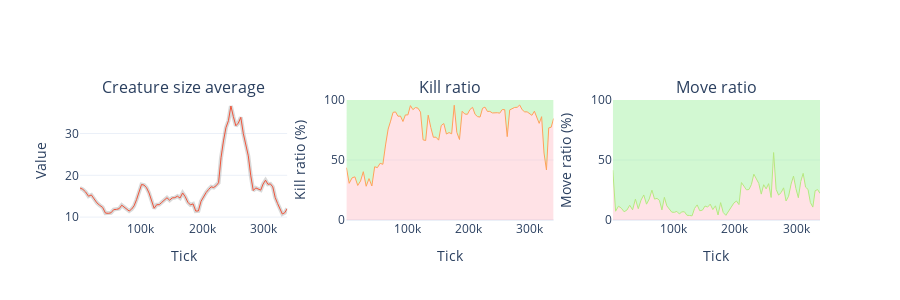

Notebook source saved alongside this figure:
### Code cell
# Compact view: 3 charts horizontally (creature size avg, kill ratio, move ratio)

from plotly.subplots import make_subplots
import plotly.graph_objects as go

plot_df = df.sort_values("tick").copy()

fig = make_subplots(
    rows=1, cols=3,
    subplot_titles=("Creature size average", "Kill ratio", "Move ratio"),
    horizontal_spacing=0.08
)

# 1) Numerical gene: creature_size_avg (or creature_size_mean fallback)
y_col_creature = None
if "creature_size_avg" in plot_df.columns:
    y_col_creature = "creature_size_avg"
elif "creature_size_mean" in plot_df.columns:
    y_col_creature = "creature_size_mean"

if y_col_creature is not None:
    window = 5  # smoothing window size
    smooth_col = f"{y_col_creature}_smooth"
    plot_df[smooth_col] = plot_df[y_col_creature].rolling(window=window, min_periods=1, center=True).mean()
    # Add shadow/shade line (wider, lighter color) behind the main line
    fig.add_trace(
        go.Scatter(x=plot_df["tick"], y=plot_df[smooth_col], mode='lines', 
                   line=dict(width=4, color="rgba(128, 128, 128, 0.3)"), name="Creature size", showlegend=False),
        row=1, col=1
    )
    # Add main line on top
    fig.add_trace(
        go.Scatter(x=plot_df["tick"], y=plot_df[smooth_col], mode='lines', 
                   line=dict(width=1), name="Creature size", showlegend=False),
        row=1, col=1
    )
    fig.update_yaxes(title_text="Value", row=1, col=1, range=[0, None])
else:
    fig.add_annotation(text="Creature size average not found", xref="x1", yref="y1", x=0.5, y=0.5, showarrow=False, row=1, col=1, xanchor='center', yanchor='middle')

# 2) Boolean gene: can_kill_true_fraction - convert to percentage with area fills
if "can_kill_true_fraction" in plot_df.columns:
    # Convert to percentage
    kill_pct = plot_df["can_kill_true_fraction"] * 100
    
    # Add true area (light red, from 0 to line - bottom)
    fig.add_trace(
        go.Scatter(x=plot_df["tick"], y=kill_pct, fill='tozeroy', mode='lines', 
                   line=dict(width=0), fillcolor='rgba(255, 182, 193, 0.4)', 
                   name="True", showlegend=False),
        row=1, col=2
    )
    
    # Add false area (light green, from line to 100 - on top)
    fig.add_trace(
        go.Scatter(x=plot_df["tick"], y=[100] * len(plot_df), fill='tonexty', mode='lines',
                   line=dict(width=0), fillcolor='rgba(144, 238, 144, 0.4)',
                   name="False", showlegend=False),
        row=1, col=2
    )
    
    # Add line on top
    fig.add_trace(
        go.Scatter(x=plot_df["tick"], y=kill_pct, mode='lines', line=dict(width=1), 
                   name="Kill ratio", showlegend=False),
        row=1, col=2
    )
    fig.update_yaxes(title_text="Kill ratio (%)", row=1, col=2, range=[0, 100])
else:
    fig.add_annotation(text="Kill ratio not found", xref="x2", yref="y2", x=0.5, y=0.5, showarrow=False, row=1, col=2, xanchor='center', yanchor='middle')

# 3) Boolean gene: can_move_true_fraction - convert to percentage with area fills
if "can_move_true_fraction" in plot_df.columns:
    # Convert to percentage
    move_pct = plot_df["can_move_true_fraction"] * 100
    
    # Add true area (light red, from 0 to line - bottom)
    fig.add_trace(
        go.Scatter(x=plot_df["tick"], y=move_pct, fill='tozeroy', mode='lines',
                   line=dict(width=0), fillcolor='rgba(255, 182, 193, 0.4)',
                   name="True", showlegend=False),
        row=1, col=3
    )
    
    # Add false area (light green, from line to 100 - on top)
    fig.add_trace(
        go.Scatter(x=plot_df["tick"], y=[100] * len(plot_df), fill='tonexty', mode='lines',
                   line=dict(width=0), fillcolor='rgba(144, 238, 144, 0.4)',
                   name="False", showlegend=False),
        row=1, col=3
    )
    
    # Add line on top
    fig.add_trace(
        go.Scatter(x=plot_df["tick"], y=move_pct, mode='lines', line=dict(width=1),
                   name="Move ratio", showlegend=False),
        row=1, col=3
    )
    fig.update_yaxes(title_text="Move ratio (%)", row=1, col=3, range=[0, 100])
else:
    fig.add_annotation(text="Move ratio not found", xref="x3", yref="y3", x=0.5, y=0.5, showarrow=False, row=1, col=3, xanchor='center', yanchor='middle')

fig.update_layout(height=300, template="plotly_white", showlegend=False)
fig.update_xaxes(title_text="Tick", showgrid=False, row=1, col=1)
fig.update_xaxes(title_text="Tick", showgrid=False, row=1, col=2)
fig.update_xaxes(title_text="Tick", showgrid=False, row=1, col=3)
fig.show()
